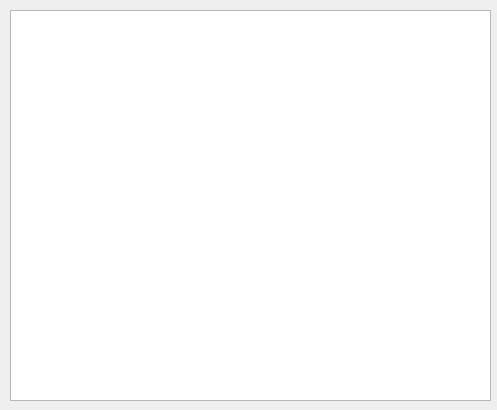
<?xml version="1.0" encoding="UTF-8"?>
<ui version="4.0">
 <class>customerdetail</class>
 <widget class="QDialog" name="customerdetail">
  <property name="geometry">
   <rect>
    <x>0</x>
    <y>0</y>
    <width>497</width>
    <height>410</height>
   </rect>
  </property>
  <property name="windowTitle">
   <string>Dialog</string>
  </property>
  <widget class="QTableView" name="tableView">
   <property name="geometry">
    <rect>
     <x>10</x>
     <y>10</y>
     <width>481</width>
     <height>391</height>
    </rect>
   </property>
  </widget>
 </widget>
 <resources/>
 <connections/>
</ui>
